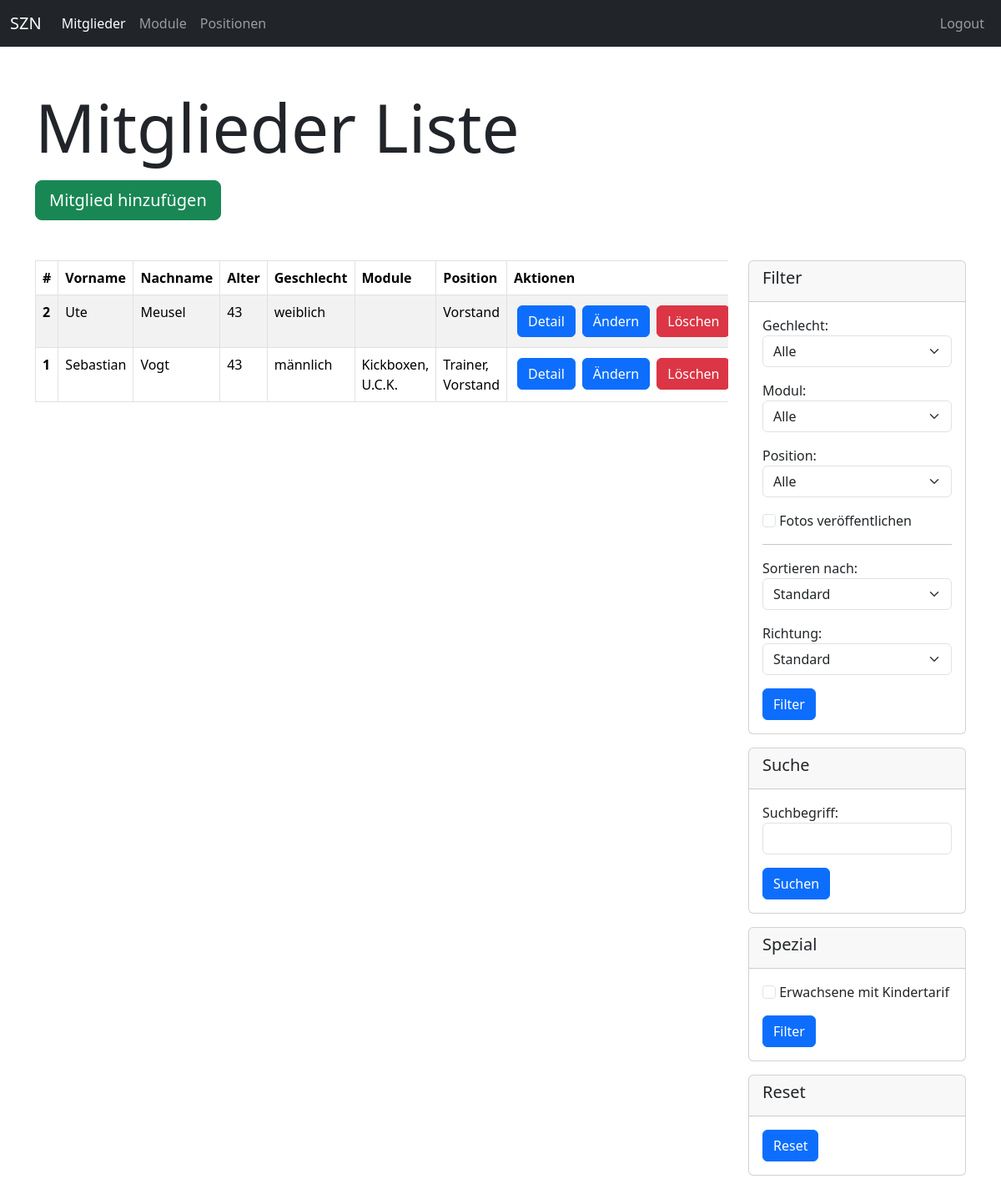
The app's page /members/members-list/ (signed in), older data.
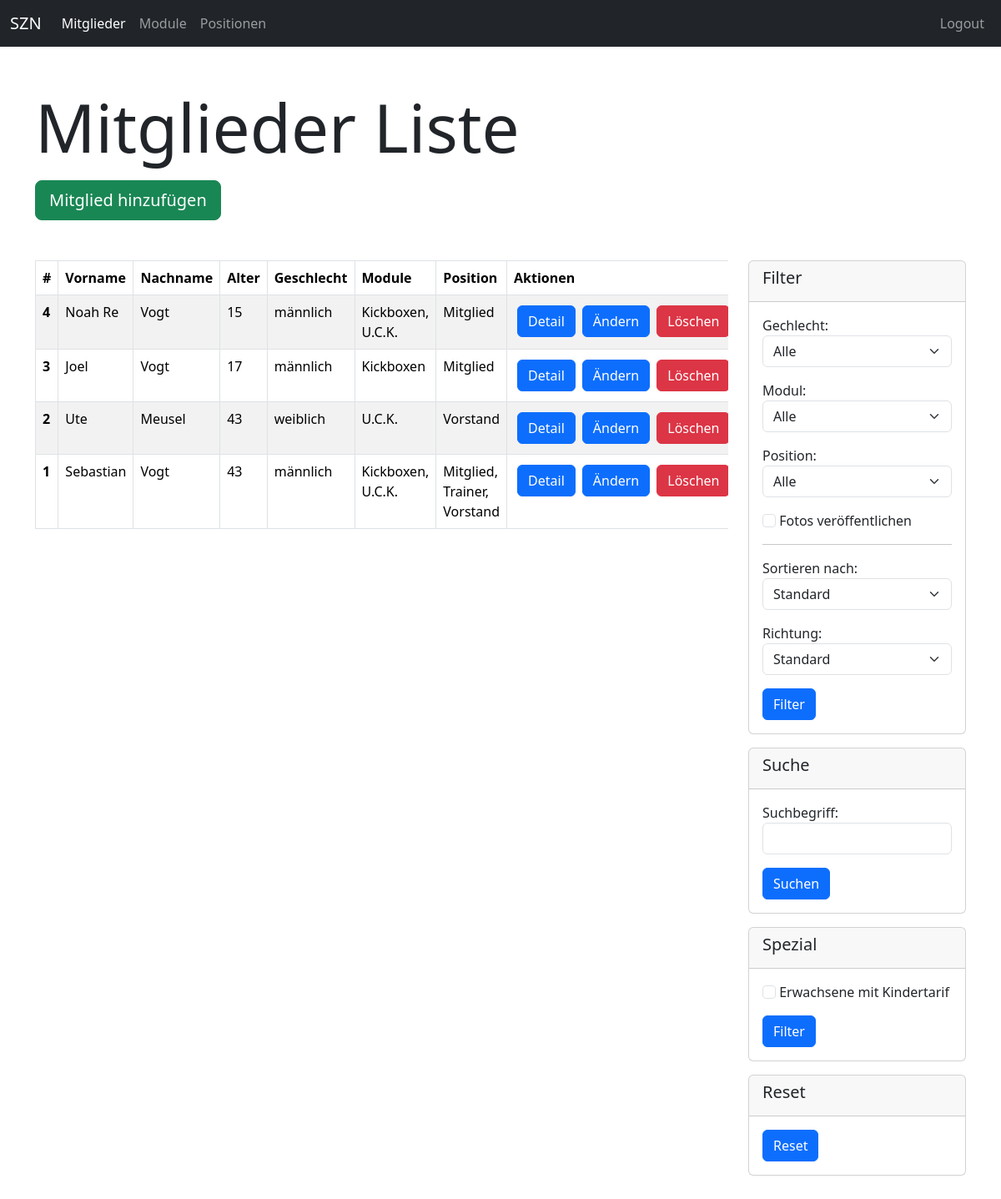
The same page, newer data.
### members/models.py (models this page shows, shortened)
class Member(models.Model):
    firstname = models.CharField(max_length=100)
    lastname = models.CharField(max_length=100)
    birthday = models.DateField()
    gender = models.ForeignKey(Gender, null=True, blank=True, on_delete=models.SET_NULL)
    adress = models.TextField()
    email = models.EmailField(blank=True)
    phone = models.CharField(max_length=100, blank=True)
    entry_date = models.DateField()
    account_details = models.TextField(blank=True)
    legal_representative = models.TextField(null=True, blank=True)
    positions = models.ManyToManyField(Position, blank=True)
    modules = models.ManyToManyField(Module, blank=True)
    licenses = models.ManyToManyField(License, blank=True)
    rate = models.ForeignKey(Rate, null=True, blank=True, on_delete=models.SET_NULL)
    chronic_diseases = models.TextField(null=True, blank=True)
    permanent_medication = models.TextField(null=True, blank=True)
    publish_fotos = models.BooleanField(default=False)
    is_active = models.BooleanField(default=True)
    @admin.display(description="Age")
    def get_age(self):
        now = datetime.now()
        b_day = datetime.strptime(str(self.birthday), "%Y-%m-%d")
        delta = now - b_day
        return math.floor(delta.days / 365)
    @admin.display(description="Modules")
    def get_modules_str(self):
        modules = self.modules.all().order_by("name")
        modules_list = [module.name for module in modules]
        return ", ".join(modules_list)
    @admin.display(description="Positions")
    def get_positions_str(self):
        positions = self.positions.all().order_by("name")
        positions_list = [position.name for position in positions]
        return ", ".join(positions_list)

class Gender(models.Model):
    name = models.CharField(max_length=100)
    def __str__(self):
        return self.name

class Position(models.Model):
    name = models.CharField(max_length=255)

class Module(models.Model):
    name = models.CharField(max_length=255)

### members/views.py (the view)
# urls.py: path("members-list/", views.index, name="members-index"),
def index(request):
    if not request.user.is_authenticated:
        return helpers.not_auth_redirect()
    filter_gender = request.GET.get("gender")
    filter_module = request.GET.get("module")
    filter_position = request.GET.get("position")
    filter_publish_fotos = request.GET.get("publish_fotos")
    order = request.GET.get("order")
    order_dir = request.GET.get("order_dir")
    order_dir_str = ""
    search = request.GET.get("search")
    show_adult_with_child_rate = request.GET.get("show_adult_with_child_rate")
    print(f"sawcr: {show_adult_with_child_rate}")
    members = models.Member.objects.filter(is_active=True).order_by("-id")
    genders = models.Gender.objects.all()
    modules = models.Module.objects.all()
    positions = models.Position.objects.all()
    if filter_gender != None and filter_gender != "all":
        try:
            members = members.filter(gender__id=int(filter_gender))
        except:
            url = reverse("members-index")
            HttpResponseRedirect(url)
    if filter_module != None and filter_module != "all":
        try:
            members = members.filter(modules__id=int(filter_module))
        except:
            url = reverse("members-index")
            HttpResponseRedirect(url)
    if filter_position != None and filter_position != "all":
        try:
            members = members.filter(positions__id=int(filter_position))
        except:
            url = reverse("members-index")
            HttpResponseRedirect(url)
    if filter_publish_fotos != None:
        try:
            members = members.filter(publish_fotos=True)
        except:
            url = reverse("members-index")
            HttpResponseRedirect(url)
    if search != "" and search != None:
        try:
            members = members.filter(Q(firstname__icontains=search) | Q(lastname__icontains=search)).distinct()
        except:
            url = reverse("members-index")
            HttpResponseRedirect(url)
    if order_dir != "default":
        if order_dir == "up":
            order_dir_str = ""
        elif order_dir == "down":
            order_dir_str = "-"
    if order != "default":
        if order == "firstname":
            members = members.order_by(f"{order_dir_str}{order}")
            print(f"{order_dir_str}{order}")
        elif order == "lastname":
            members = members.order_by(f"{order_dir_str}{order}")
        elif order == "birthday":
            members = members.order_by(f"{order_dir_str}{order}")
        elif order == "id":
            members = members.order_by(f"{order_dir_str}{order}")
    if show_adult_with_child_rate != None:
        members = members.filter(rate__name="Kind")
        members = [member for member in members if member.get_age() > 18]
    return render(request, "members/index.html", {
        "title": "Mitglieder Liste",
        "members": members,
        "genders": genders,
        "modules": modules,
        "positions": positions,
    })

### members/templates/members/index.html (shortened to what this page needs)
{% extends "base_two_col.html" %}
{% block header %}
    <div class="mb-3">
        <h1 class="display-1">{{ title }}</h1>
    </div>
    <div class="mb-5">
        <a class="btn btn-success btn-lg" href="{% url "members-member-new" %}">Mitglied hinzufügen</a>
    </div>
{% endblock %}
{% block main %}
    {% include "members/partials/_members_table.html" %}
{% endblock %}
{% block sidebar %}
    <div class="card mb-3">
        <div class="card-header">
            <h5>Filter</h5>
        </div>
        <div class="card-body">
           {% include "members/partials/_filter_form.html" %}
        </div>
    </div>
    <div class="card mb-3">
        <div class="card-header">
            <h5>Suche</h5>
        </div>
        <div class="card-body">
           {% include "members/partials/_search_form.html" %}
        </div>
    </div>
    <div class="card mb-3">
        <div class="card-header">
            <h5>Spezial</h5>
        </div>
        <div class="card-body">
           {% include "members/partials/_show_adult_with_child_rate.html" %}
        </div>
    </div>
    <div class="card mb-3">
        <div class="card-header">
            <h5>Reset</h5>
        </div>
        <div class="card-body">
            <a class="btn btn-primary" href="{% url "members-index" %}">Reset</a>
        </div>
    </div>
{% endblock %}

### templates/base_two_col.html
{% extends "base.html" %}
{% block content %}
    <div class="container py-5">
        <header>
            {% block header %}{% endblock %}
        </header>
        <div class="row">
            <aside class="col-lg-3 order-lg-2">
                {% block sidebar %}{% endblock %}
            </aside>
            <main class="col-lg-9 order-lg-1">
                {% block main %}{% endblock %}
            </main>
        </div>
    </div>
{% endblock %}

### templates/base.html (shortened to what this page needs)
{% load static %}
<!DOCTYPE html>
<html lang="de">
<head>
    <link rel="stylesheet" href="{% static "vendor/bootstrap/css/bootstrap.min.css" %}">
    <link rel="stylesheet" href="{% static "css/style.css" %}">
</head>
<body>
    {% include "partials/_navbar.html" %}
    {% block content %}{% endblock %}
</body>
</html>

### templates/partials/_navbar.html (shortened to what this page needs)
<nav class="navbar navbar-expand-lg navbar-dark bg-dark">
    <div class="container-fluid">
        <a class="navbar-brand" href="">SZN</a>
        <div class="collapse navbar-collapse" id="navbarContent">
            <ul class="navbar-nav me-auto mb-2 mb-lg-0">
                {% if user.is_authenticated %}
                    <li class="nav-item">
                        <a class="nav-link{% if "members-list" in request.path %} active{% endif %}"{% if "members-list" in request.path %} aria-current="page"{% endif %} href="{% url "members-index" %}">Mitglieder</a>
                    </li>
                    <li class="nav-item">
                        <a class="nav-link{% if "modules" in request.path %} active{% endif %}"{% if "modules" in request.path %} aria-current="page"{% endif %} href="{% url "members-modules-index" %}">Module</a>
                    </li>
                    <li class="nav-item">
                        <a class="nav-link{% if "positions" in request.path %} active{% endif %}"{% if "positions" in request.path %} aria-current="page"{% endif %} href="{% url "members-positions-index" %}">Positionen</a>
                    </li>
                {% endif %}
            </ul>
            <ul class="navbar-nav mb-2 mb-lg-0">
                {% if user.is_authenticated %}
                    <li class="nav-item">
                        <form action="{% url "sevo-auth-logout" %}" method="POST">
                            <button class="nav-link">Logout</button>
                        </form>
                    </li>
                {% else %}
                    <li class="nav-item">
                        <a class="nav-link {% if "login" in request.path %} active{% endif %}"{% if "members" in request.path %} aria-current="page"{% endif %} href="{% url "sevo-auth-login" %}">Login</a>
                    </li>
                {% endif %}
            </ul>
        </div>
    </div>
</nav>

### members/templates/members/partials/_filter_form.html (shortened to what this page needs)
<form action="">
    <div class="mb-3">
        <label for="genders">Gechlecht: </label>
        <select class="form-select" name="gender" id="genders">
            <option value="all">Alle</option>
        </select>
    </div>
    <div class="mb-3">
        <label for="modules">Modul: </label>
        <select class="form-select" name="module" id="modules">
            <option value="all">Alle</option>
        </select>
    </div>
    <div class="mb-3">
        <label for="positions">Position: </label>
        <select class="form-select" name="position" id="positions">
            <option value="all">Alle</option>
        </select>
    </div>
    <div class="mb-3">
        <input class="form-check-input" type="checkbox" name="publish_fotos" id="publish-footos" {% if filter_defaults.publish_fotos.value %}checked{% endif %}>
        <label for="publish-footos">Fotos veröffentlichen</label>
    </div>
    <hr>
    <div class="mb-3">
        <label for="orders">Sortieren nach: </label>
        <select class="form-select" name="order" id="orders" name="order">
            <option value="default">Standard</option>
        </select>
    </div>
    <div class="mb-3">
        <label for="order_dirs">Richtung: </label>
        <select class="form-select" name="order_dir" id="order_dirs" name="order_dirs">
            <option value="default">Standard</option>
        </select>
    </div>
    <button class="btn btn-primary">Filter</button>
</form>

### members/templates/members/partials/_search_form.html
<form action="">
    <div class="mb-3">
        <label for="search">Suchbegriff: </label>
        <input class="form-control" type="text" name="search" id="search" value="{{ filter_defaults.search.value }}">
    </div>
    <button class="btn btn-primary">Suchen</button>
</form>

### members/templates/members/partials/_show_adult_with_child_rate.html
<form action="">
    <div class="mb-3">
        <input class="form-check-input" type="checkbox" name="show_adult_with_child_rate" id="show_adult_with_child_rate">
        <label for="show_adult_with_child_rate">Erwachsene mit Kindertarif </label>
    </div>
    <button class="btn btn-primary">Filter</button>
</form>

### members/templates/members/partials/_members_table.html
<div class="table-responsive">
    <table class="table table-striped table-bordered">
        <thead>
            <tr>
                <th scope="col">#</th>
                <th scope="col">Vorname</th>
                <th scope="col">Nachname</th>
                <th scope="col">Alter</th>
                <th class="d-none d-md-table-cell" scope="col">Geschlecht</th>
                <th class="d-none d-md-table-cell" scope="col">Module</th>
                <th class="d-none d-md-table-cell" scope="col">Position</th>
                <th scope="col">Aktionen</th>
            </tr>
        </thead>
        <tbody>
            {% for member in members %}
                <tr>
                    <th scope="row">{{ member.id }}</th>
                    <td>{{ member.firstname }}</td>
                    <td>{{ member.lastname }}</td>
                    <td>{{ member.get_age }}</td>
                    <td class="d-none d-md-table-cell">{{ member.gender }}</td>
                    <td class="d-none d-md-table-cell">{{ member.get_modules_str }}</td>
                    <td class="d-none d-md-table-cell">{{ member.get_positions_str }}</td>
                    <td>
                        <div class="d-flex justify-content-start">
                            <a class="btn btn-primary m-1 d-block" href="{% url "members-member-detail" id=member.id %}">Detail</a>
                            <a class="btn btn-primary m-1 d-block" href="{% url "members-member-update" id=member.id %}">Ändern</a>
                            <a class="btn btn-danger m-1 d-block" href="{% url "members-member-delete" id=member.id %}">Löschen</a>
                        </div>
                    </td>
                </tr>
            {% endfor %}
        </tbody>
    </table>
</div>

Row changes from the older to the newer data that the page shows:
added Member: id "4", firstname "Noah Re", lastname "Vogt", get_age "15", gender "männlich", get_modules_str "Kickboxen, U.C.K.", get_positions_str "Mitglied"
added Member: id "3", firstname "Joel", lastname "Vogt", get_age "17", gender "männlich", get_modules_str "Kickboxen", get_positions_str "Mitglied"
shown differently, row unchanged: Member "Ute": get_modules_str (not shown) → "U.C.K."
computed for Member "Sebastian": get_positions_str "Trainer, Vorstand" → "Mitglied, Trainer, Vorstand"
